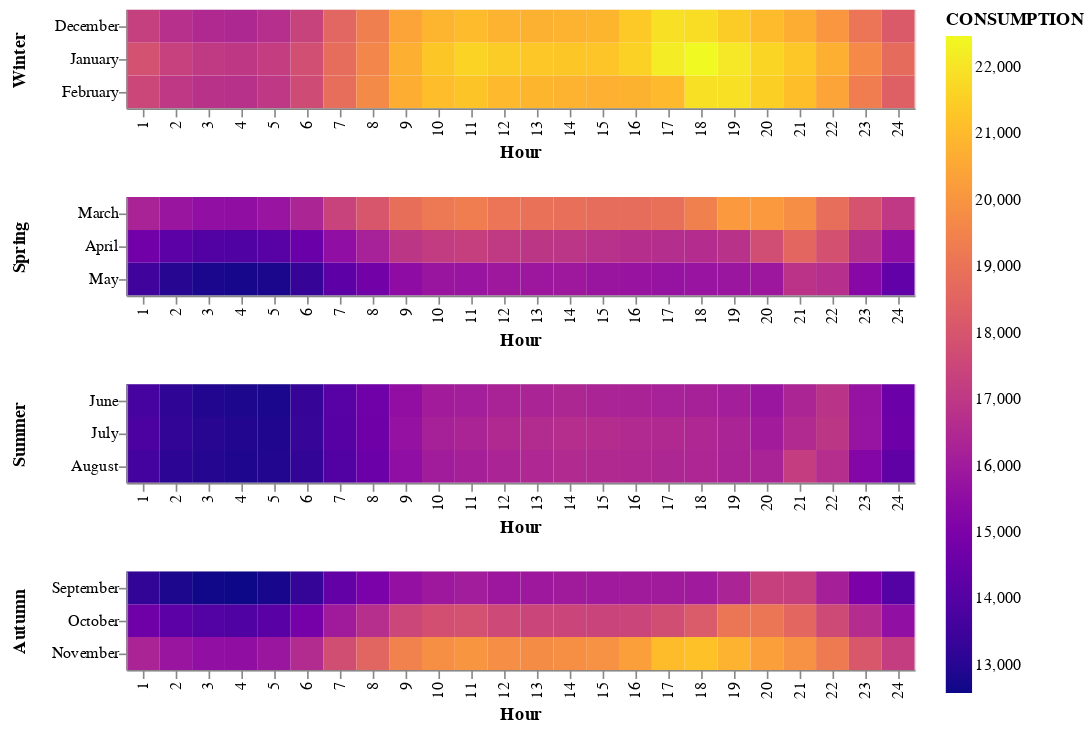

Notebook code cell kept with this figure:
### Code cell
winter_chart = alt.Chart(winter).transform_filter(alt.FieldRangePredicate(field='Hour', range=[1, 24])).mark_rect().encode(
    x = 'Hour:O',
    y = alt.Y('Month:O', sort=alt.Sort(field='Month_order'), title="Winter"),
    color = alt.Color('CONSUMPTION:Q', scale = alt.Scale(scheme = 'plasma')),
    tooltip = ['Month', 'Hour','CONSUMPTION']
)

spring_chart = alt.Chart(spring).transform_filter(alt.FieldRangePredicate(field='Hour', range=[1, 24])).mark_rect().encode(
    x = 'Hour:O',
    y = alt.Y('Month:O', sort=alt.Sort(field='Month_order'), title="Spring"),
    color = alt.Color('CONSUMPTION:Q', scale = alt.Scale(scheme = 'plasma')),
    tooltip = ['Month', 'Hour','CONSUMPTION']
)

summer_chart = alt.Chart(summer).transform_filter(alt.FieldRangePredicate(field='Hour', range=[1, 24])).mark_rect().encode(
    x = 'Hour:O',
    y = alt.Y('Month:O', sort=alt.Sort(field='Month_order'), title="Summer"),
    color = alt.Color('CONSUMPTION:Q', scale = alt.Scale(scheme = 'plasma')),
    tooltip = ['Month', 'Hour','CONSUMPTION']
)

autumn_chart = alt.Chart(autumn).transform_filter(alt.FieldRangePredicate(field='Hour', range=[1, 24])).mark_rect().encode(
    x = 'Hour:O',
    y = alt.Y('Month:O', sort=alt.Sort(field='Month_order'), title="Autumn"),
    color = alt.Color('CONSUMPTION:Q', scale = alt.Scale(scheme = 'plasma')),
    tooltip = ['Month', 'Hour','CONSUMPTION']
)

alt.vconcat(
    winter_chart, spring_chart, summer_chart, autumn_chart
).configure_axisY(
    titleX=-60,
    labelPadding=0, 
    labelAlign='right'
).configure_legend(gradientLength=400)
